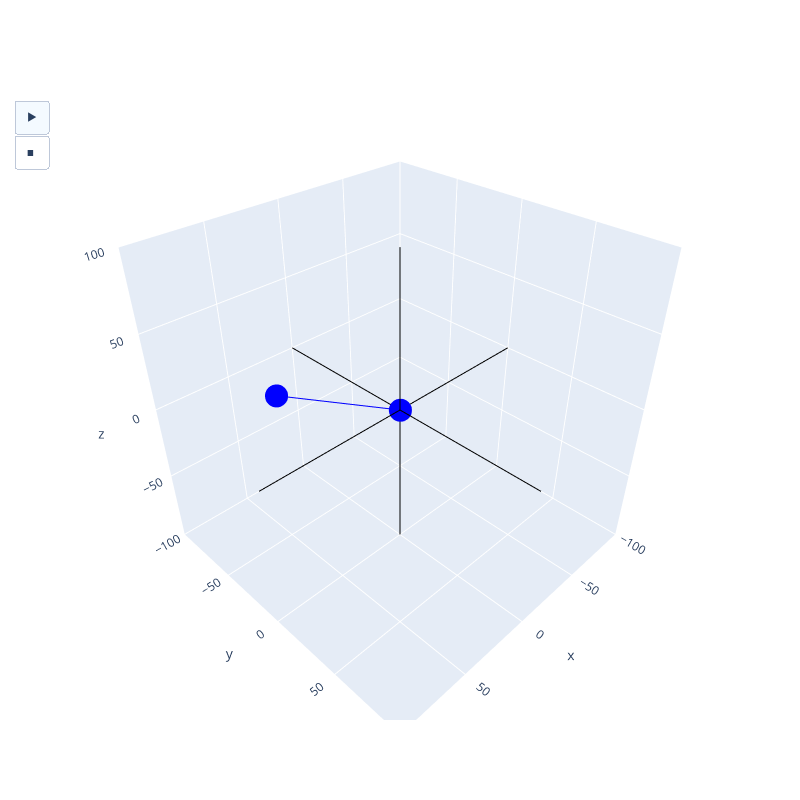

Source (notebook cell):
### Markdown cell above
\textbf{Поворот точки вокруг оси в пространстве}

Дано: $q$ - радиус-вектор оси вращения, $v$ - орт, $r_0$ - начальная точка на окружности, $\alpha$ - угол поворота

\begin{equation*}
r = q + A(r_0 - q)
\end{equation*}

\begin{equation*}
A = v v^T(1 - \cos \alpha) + E \cos \alpha + V_x \sin \alpha
\end{equation*}

\begin{equation*}
v v^T = \begin{bmatrix} 
v_1v_1 & v_1v_2 & v_1v_3 \\ 
v_2v_1 & v_2v_2 & v_2v_3 \\ 
v_3v_1 & v_3v_2 & v_3v_3 \\ 
\end{bmatrix}
\end{equation*}

\begin{equation*}
E = \begin{bmatrix} 
1 & 0 & 0 \\ 
0 & 1 & 0 \\ 
0 & 0 & 1 \\ 
\end{bmatrix}
\end{equation*}

\begin{equation*}
V_x = \begin{bmatrix} 
0 & -v_3 & v_2 \\ 
v_2 & 0 & -v_1 \\ 
-v_2 & v_1 & 0 \\ 
\end{bmatrix}
\end{equation*}

При $v = \begin{bmatrix} 1 \\ 0 \\ 0 \end{bmatrix}$, $v = \begin{bmatrix} 0 \\ 1 \\ 0 \end{bmatrix}$, $v = \begin{bmatrix} 0 \\ 0 \\ 1 \end{bmatrix}$ имеем матрицы поворота вокруг осей $x, y, z$:
\begin{equation*}
A = \begin{bmatrix} 
1 & 0 & 0 \\ 
0 & \cos \alpha & -\sin \alpha \\ 
0 & \sin \alpha & \cos \alpha \\ 
\end{bmatrix}
\end{equation*}

\begin{equation*}
A = \begin{bmatrix} 
\cos \alpha & 0 & \sin \alpha \\ 
0 & 1 & 0 \\ 
-\sin \alpha & 0 & \cos \alpha \\ 
\end{bmatrix}
\end{equation*}

\begin{equation*}
A = \begin{bmatrix} 
\cos \alpha & -\sin \alpha & 0 \\ 
\sin \alpha & \cos \alpha & 0 \\ 
0 & 0 & 1 \\ 
\end{bmatrix}
\end{equation*}

### Code cell
q = np.array([[30, 30, 5]]).T
v = normalize(np.array([[-1, 5, 5]])).T
r0 = np.array([[50, -50, 10]]).T

Vx = np.array([
    [0, -v[2,0], v[1,0]],
    [v[2,0], 0, -v[0,0]],
    [-v[1,0], v[0,0], 0]
])

points = []

for alpha in np.arange(0, 2*math.pi, 0.1):
    A = v * v.T * (1 - math.cos(alpha)) + E * math.cos(alpha) + Vx * math.sin(alpha)
    r = q + A.dot(r0 - q)
    points.append(r)

points = np.array(points)

fig = go.Figure(
    data=[scatters([START, points[0]], color = "blue"), scatter(START), 
          scatters(axis[0], "lines"), scatters(axis[1], "lines"), scatters(axis[2], "lines")])
fig.update_layout(
        scene = dict(
            xaxis=dict(range=[-LIM, LIM], autorange=False),
            yaxis=dict(range=[-LIM, LIM], autorange=False),
            zaxis=dict(range=[-LIM, LIM], autorange=False),
            aspectratio=dict(x=1, y=1, z=1),
        ),
        showlegend=False,
        width=800,
        height=800,
        updatemenus=[dict(
            type="buttons",
            buttons=[
                    {
                        "args": [None, frame_args(5, True)],
                        "label": "&#9654;", # play symbol
                        "method": "animate",
                    },
                    {
                        "args": [[None], frame_args(0)],
                        "label": "&#9724;", # pause symbol
                        "method": "animate",
                    },]
        )])
fig.frames = plot_data(points)

fig.show()

### Figure 1 — Plotly figure (JSON) as saved in the notebook; plotly's stock layout.template omitted (floating-point values rounded to 4 significant figures)
{"data": [{"marker": {"color": "blue"}, "mode": "lines+markers", "type": "scatter3d", "x": [0, 50], "y": [0, -50], "z": [0, 10]}, {"marker": {"color": "blue"}, "type": "scatter3d", "x": [0], "y": [0], "z": [0]}, {"marker": {"color": "black"}, "mode": "lines", "type": "scatter3d", "x": [-100, 100], "y": [0, 0], "z": [0, 0]}, {"marker": {"color": "black"}, "mode": "lines", "type": "scatter3d", "x": [0, 0], "y": [-100, 100], "z": [0, 0]}, {"marker": {"color": "black"}, "mode": "lines", "type": "scatter3d", "x": [0, 0], "y": [0, 0], "z": [-100, 100]}], "layout": {"height": 800, "scene": {"aspectratio": {"x": 1, "y": 1, "z": 1}, "xaxis": {"autorange": false, "range": [-100, 100]}, "yaxis": {"autorange": false, "range": [-100, 100]}, "zaxis": {"autorange": false, "range": [-100, 100]}}, "showlegend": false, "updatemenus": [{"buttons": [{"args": [null, {"frame": {"duration": 5, "redraw": true}, "fromcurrent": true, "mode": "immediate", "transition": {"duration": 5, "easing": "linear"}}], "label": "&#9654;", "method": "animate"}, {"args": [[null], {"frame": {"duration": 0, "redraw": true}, "fromcurrent": false, "mode": "immediate", "transition": {"duration": 0, "easing": "linear"}}], "label": "&#9724;", "method": "animate"}], "type": "buttons"}], "width": 800}}
